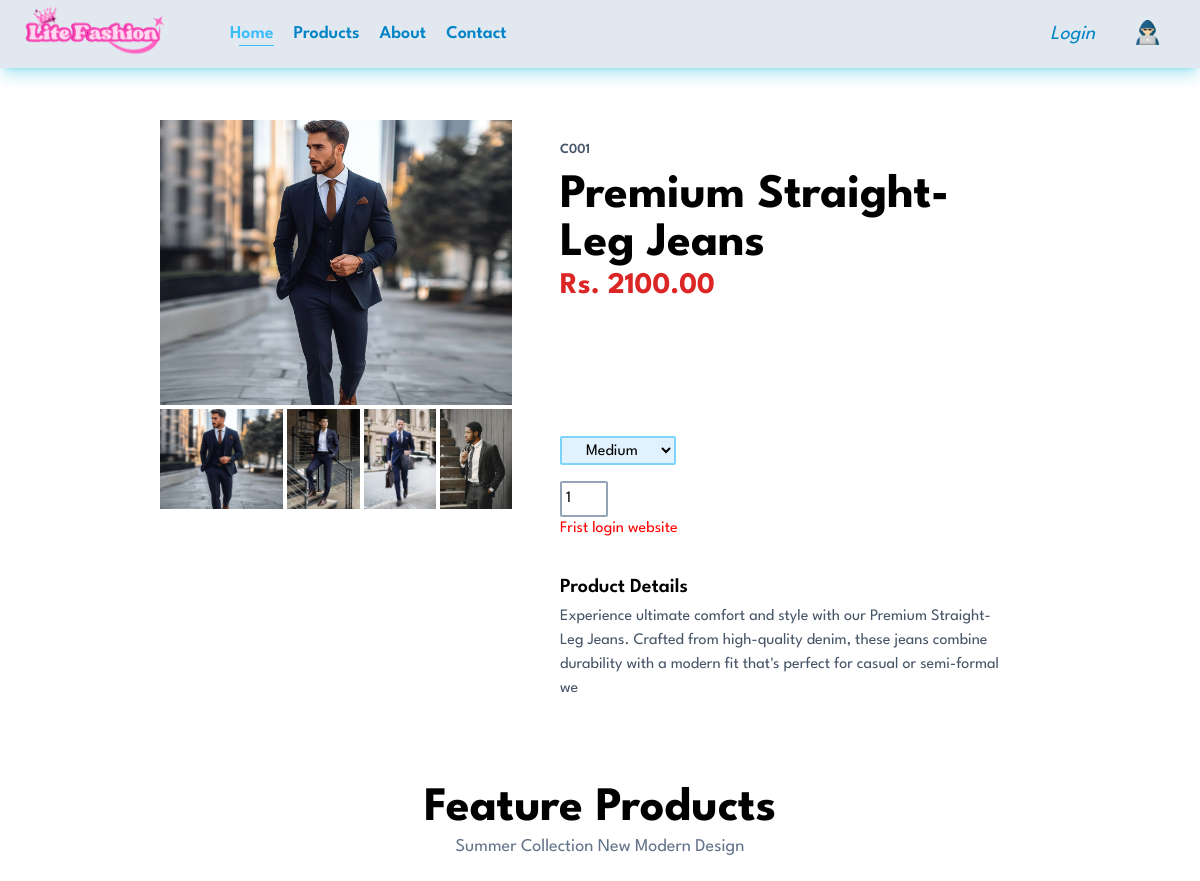
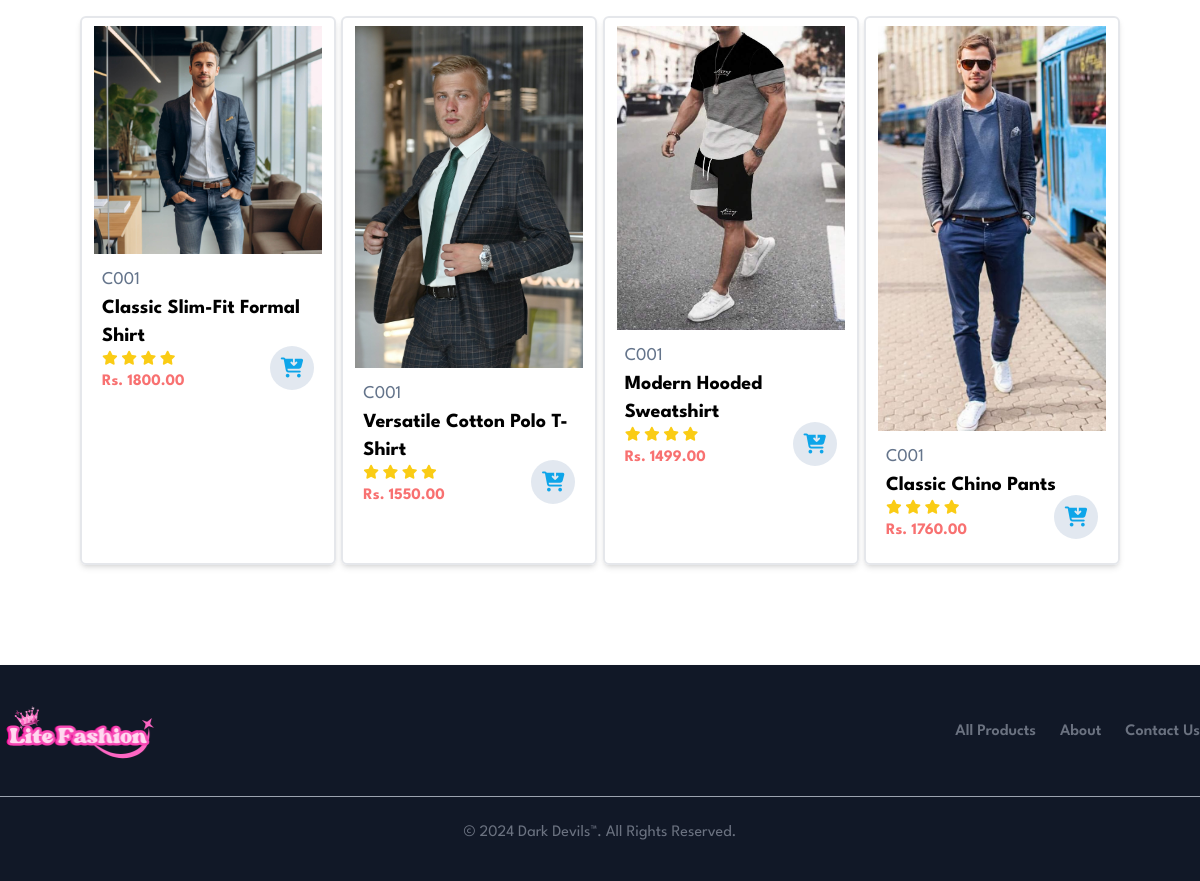
The app's page /user/pages/single_product.php?id=P011 with its own data (2 pictures, top to bottom).
### tables this page shows
CREATE TABLE `clothproduct` (
  `ProductId` varchar(15) NOT NULL,
  `P_name` varchar(75) DEFAULT NULL,
  `P_categoryId` varchar(75) DEFAULT NULL,
  `P_price` decimal(9,2) DEFAULT NULL,
  `P_quantity` int(11) DEFAULT 1,
  `P_image1` varchar(40) DEFAULT 'pImage1.jpg',
  `P_image2` varchar(40) DEFAULT 'pImage2.jpg',
  `P_image3` varchar(40) DEFAULT 'pImage3.jpg',
  `P_image4` varchar(40) DEFAULT 'pImage4.jpg',
  `P_description` varchar(200) DEFAULT NULL,
  `P_small` char(1) DEFAULT NULL,
  `P_medium` char(1) DEFAULT NULL,
  `P_large` char(1) DEFAULT NULL,
  `P_extraLarge` char(1) DEFAULT NULL,
  `P_status` varchar(5) DEFAULT '1'
);

### user/pages/single_product.php (the view, shortened to what this page needs)
<?php
require_once('../includes/config.php');
?>
<?php
if (isset($_GET['id'])) {
  $productID = trim($_GET['id']);
  $singleProduct = $connection->query("select * from clothProduct where P_status=1 and ProductId='$productID'");
  $singleProduct->execute();
  $oneClothData = $singleProduct->fetch(PDO::FETCH_OBJ);
  $reletedCloth = $connection->query("select * from clothProduct where P_status=1 and P_categoryId='$oneClothData->P_categoryId' and ProductId != '$productID' LIMIT 4");
  $reletedCloth->execute();
  $allReletedCloth = $reletedCloth->fetchAll(PDO::FETCH_OBJ);
} else {
}
?>
<!DOCTYPE html>
<html lang="en">
<?php include_once '../includes/header.php' ?>
<body>
  <?php include_once '../includes/navbar.php' ?>
  <section id="product-details" class="py-8 px-40 mt-5 flex">
    <div class="w-[40%] mr-12">
      <img
        src="http://localhost/LiteFashionDarkDevils/admin/uploads/<?php echo $oneClothData->P_image1; ?>"
        width="100%"
        class="mb-1"
        id="main-image" />
      <div class="flex justify-between gap-1">
        <img
          src="http://localhost/LiteFashionDarkDevils/admin/uploads/<?php echo $oneClothData->P_image1; ?>"
          width="100%"
          class="cursor-pointer small-image" />
        <img
          src="http://localhost/LiteFashionDarkDevils/admin/uploads/<?php echo $oneClothData->P_image2; ?>"
          width="100%"
          class="cursor-pointer small-image" />
        <img
          src="http://localhost/LiteFashionDarkDevils/admin/uploads/<?php echo $oneClothData->P_image3; ?>"
          width="100%"
          class="cursor-pointer small-image" />
        <img
          src="http://localhost/LiteFashionDarkDevils/admin/uploads/<?php echo $oneClothData->P_image4; ?>"
          width="100%"
          class="cursor-pointer small-image" />
      </div>
    </div>
    <div class="w-[50%]">
      <p class="text-sm text-slate-600 font-semibold pt-5 pb-3">
        <?php echo ($oneClothData->P_categoryId); ?>
      </p>
      <p class="text-5xl font-bold"><?php echo $oneClothData->P_name; ?></p>
      <h2 class="text-3xl font-bold pb-3 text-red-600">Rs. <?php echo $oneClothData->P_price; ?></h2>
      <form method="POST" id="form-data">
        <input class="form-control" type="hidden" name="P_id" value="<?php echo $oneClothData->ProductId; ?>" required><br>
        <input class="form-control" type="hidden" name="U_id" value="<?php echo ((isset($_SESSION['cus_username'])) ? $_SESSION['cus_Id'] : ''); ?>" required><br>
        <input class="form-control" type="hidden" name="P_name" value="<?php echo $oneClothData->P_name; ?>" required><br>
        <input class="form-control" type="hidden" name="P_price" value="<?php echo $oneClothData->P_price; ?>" required><br>
        <input class="form-control" type="hidden" name="P_image" value="<?php echo $oneClothData->P_image1; ?>" required><br>
        <select name="P_size"
          class="form-control block py-1 px-5 mb-2 bg-sky-100 border-2 border-sky-300 rounded-sm mb-4">
          <?php if ($oneClothData->P_medium) : ?>
            <option value="Medium">Medium</option>
          <?php endif; ?>
        </select>
        <input type="number" name="P_qty" value="<?php echo $oneClothData->P_quantity; ?>"
          class="form-control w-12 focus:outline-none border-slate-400 rounded-sm border-2 p-1 mr-3" required />
        <?php if (isset($_SESSION['cus_username'])) : ?>
          <?php if ($isCartAdded->rowCount() > 0) : ?>
            <button class="btn-insert py-2 px-5 bg-sky-500 text-white rounded-sm" type="submit" name="submit" disabled>Added to Cart</button>
          <?php else : ?>
            <button class="btn-insert py-2 px-5 bg-sky-500 text-white rounded-sm" type="submit" name="submit">Add to Cart</button>
          <?php endif; ?>
        <?php else: ?>
          <h5 style="color: red;">Frist login website</h5>
        <?php endif; ?>
      </form>
      <h2 class="text-xl font-semibold pb-1 mt-8">Product Details</h2>
      <span class="text-slate-600"><?php echo $oneClothData->P_description; ?></span>
    </div>
  </section>
  <section id="feature-products" class="py-8 px-20 mt-5">
    <div class="text-center">
      <h2 class="text-5xl font-bold">Feature Products</h2>
      <p class="text-lg text-slate-500">
        Summer Collection New Modern Design
      </p>
    </div>
    <div class="flex justify-between py-5 flex-wrap">
      <?php foreach ($allReletedCloth as $reletedCloth) : ?>
        <div
          class="w-[23%] min-w-64 py-2 px-3 border-2 rounded-md shadow-md mt-4 mx-0 cursor-pointer hover:shadow-xl"
          onclick="window.location.href='single_product.php?id=<?php echo ($reletedCloth->ProductId); ?>'">
          <img src="http://localhost/LiteFashionDarkDevils/admin/uploads/<?php echo $reletedCloth->P_image1; ?>" alt="" />
          <div class="flex justify-between py-3 relative">
            <div class="px-2">
              <span class="text-lg text-slate-500"><?php echo ($reletedCloth->P_categoryId); ?></span>
              <p class="text-xl font-bold"><?php echo $reletedCloth->P_name; ?></p>
              <div class="text-yellow-400 text-sm">
                <i class="fa-solid fa-star"></i>
                <i class="fa-solid fa-star"></i>
                <i class="fa-solid fa-star"></i>
                <i class="fa-solid fa-star"></i>
              </div>
              <p class="text-red-400 font-bold">Rs. <?php echo $reletedCloth->P_price; ?></p>
            </div>
            <div>
              <a href="#">
                <div
                  class="h-11 w-11 bg-slate-200 rounded-full flex items-center justify-center absolute right-2 bottom-4">
                  <i
                    class="fa-solid fa-cart-arrow-down text-xl text-sky-500"></i>
                </div>
              </a>
            </div>
          </div>
        </div>
      <?Php endforeach;  ?>
    </div>
  </section>
  <?php include_once '../includes/footer.php' ?>
</body>
</html>

### user/layout/css/styles.css (style rules this page uses)
* { margin: 0; padding: 0; box-sizing: border-box; font-family: 'League Spartan', sans-serif; }
.small-image { width: 100%; object-fit: cover; height: 100px; }

### records on screen
clothproduct: P_image1 (picture), P_image2 (picture), P_image3 (picture), P_image4 (picture), P_categoryId "C001", P_name "Premium Straight-Leg Jeans", P_price "2100.00", P_size "Medium", P_qty "1", P_description "Experience ultimate comfort and style with our Premium Straight-Leg Jeans. Crafted from high-quality denim, these jeans combine durability with a modern fit that's perfect for casual or semi-formal we"
clothproduct: P_image1 (picture), P_categoryId "C001", P_name "Classic Slim-Fit Formal Shirt", P_price "1800.00"
clothproduct: P_image1 (picture), P_categoryId "C001", P_name "Versatile Cotton Polo T-Shirt", P_price "1550.00"
clothproduct: P_image1 (picture), P_categoryId "C001", P_name "Modern Hooded Sweatshirt", P_price "1499.00"
clothproduct: P_image1 (picture), P_categoryId "C001", P_name "Classic Chino Pants", P_price "1760.00"
